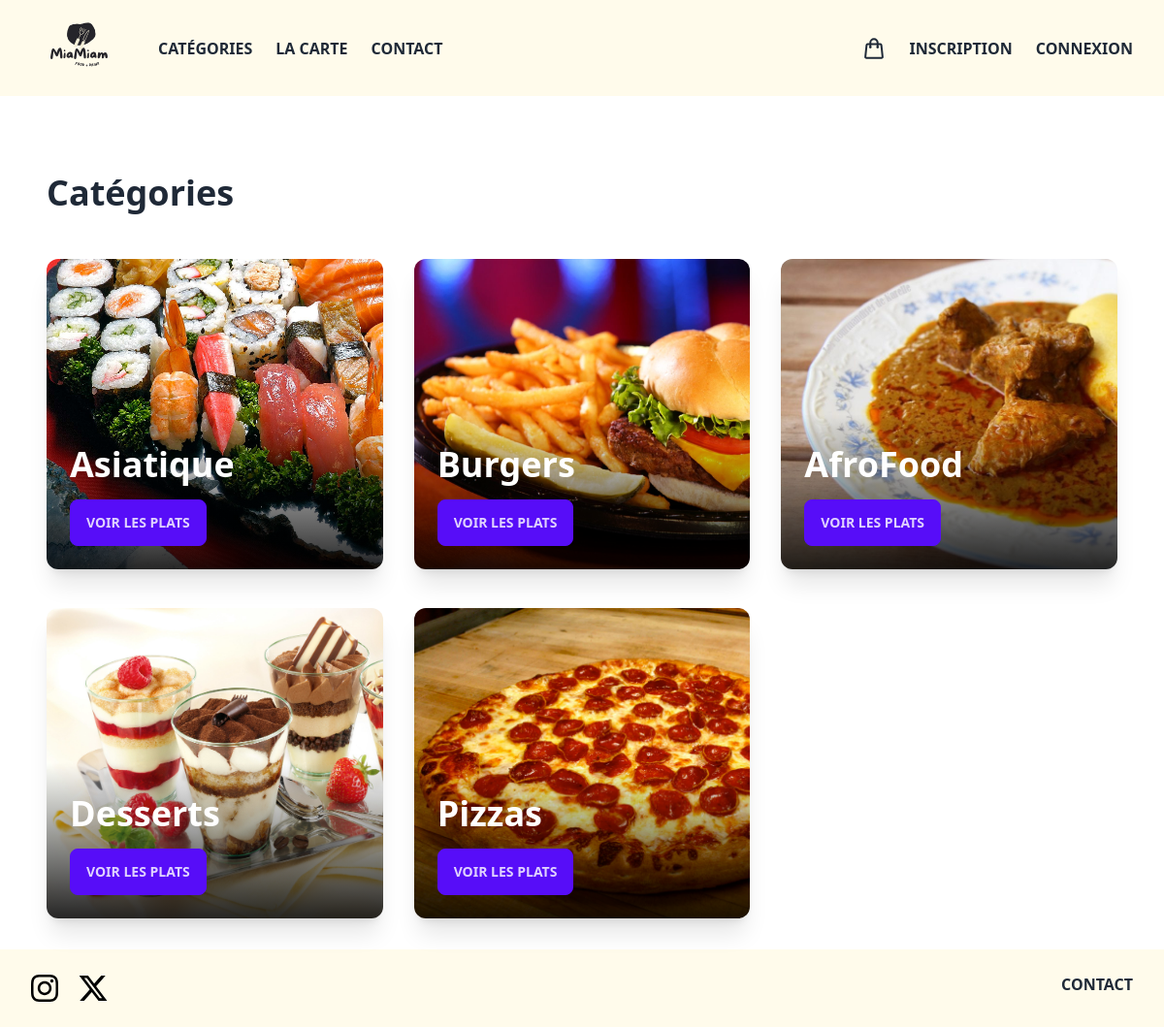
The app's page /categories.php, older data.
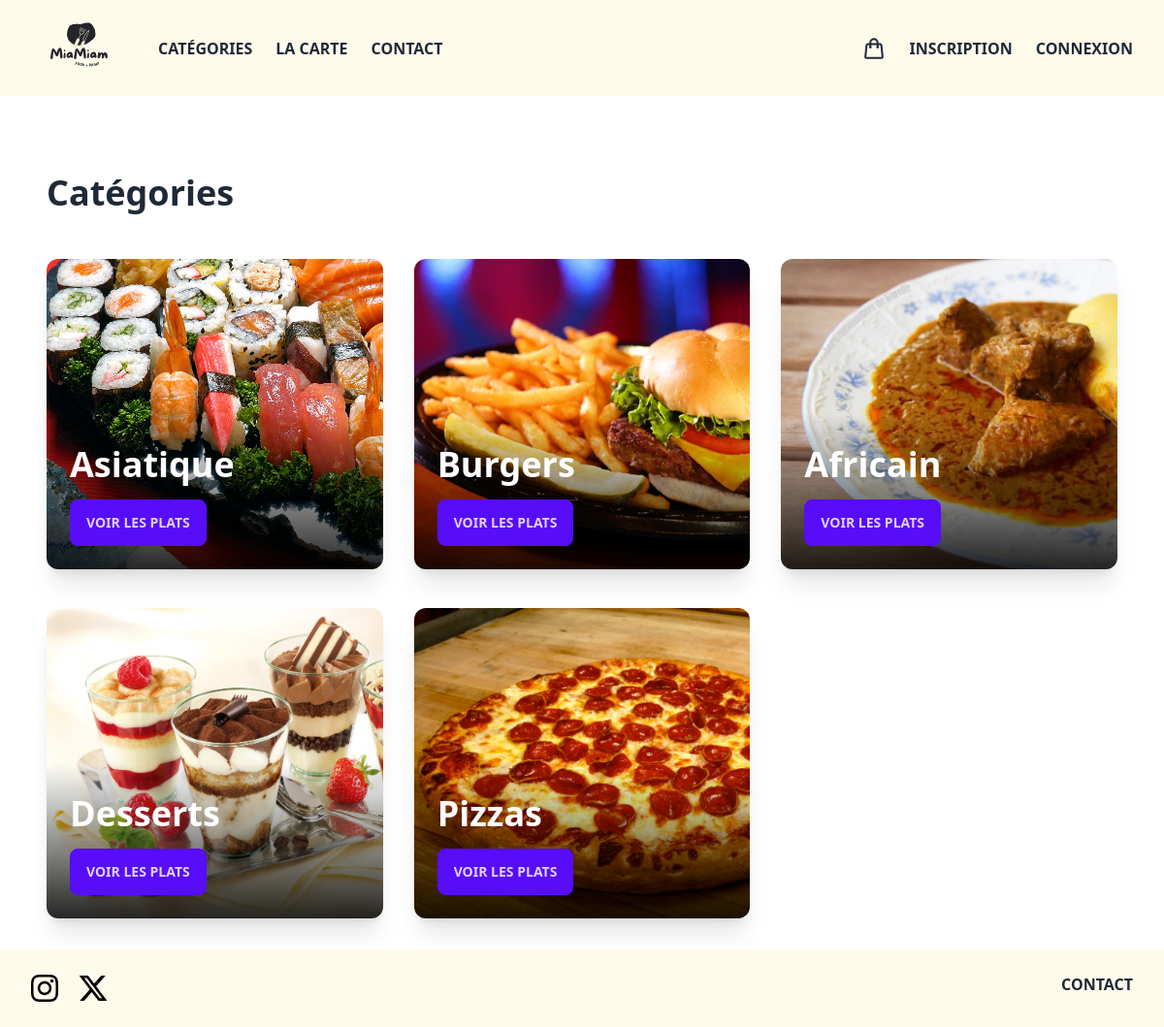
The same page, newer data.
### tables this page shows
CREATE TABLE IF NOT EXISTS `category` (
  `id` int UNSIGNED NOT NULL AUTO_INCREMENT,
  `title` varchar(100) NOT NULL,
  `image_name` varchar(250) NOT NULL,
  `featured` varchar(10) NOT NULL,
  `active` varchar(10) NOT NULL,
  PRIMARY KEY (`id`)
);

### categories.php (the view, shortened to what this page needs)
<?php
require("connection.php");
try {
    $sql = "SELECT * FROM category WHERE active = 'True'";
    $results = $conn->query($sql)->fetchAll();
} catch (PDOException $e) {
    echo $e->getMessage();
}
?>
<!DOCTYPE html>
<html lang="en">
<head>
    <link rel="stylesheet" href="css/output.css" />
</head>
<body>
    <?php require("components/header.php"); ?>
    <main class="mx-auto min-h-screen max-w-screen-xl px-12 py-8">
        <div class="mb-12">
            <h2 class="mt-12 text-4xl font-bold">Catégories</h2>
        </div>
        <div class="grid grid-cols-3 gap-x-8 gap-y-10 items-center mt-12">
            <?php foreach ($results as $result) { ?>
                <div class="h-[20rem] rounded-xl bg-no-repeat bg-cover relative shadow-xl" style="background: linear-gradient(to bottom, rgba(0, 0, 0, 0) 0%, rgba(0, 0, 0, 0) 50%, rgba(0, 0, 0, 0.85) 100%), url('assets/category/<?php echo $result["image_name"]; ?>') no-repeat; background-size: cover;">
                    <div class="absolute p-6 bottom-0">
                        <h2 class="text-4xl text-white font-semibold mb-4"><?php echo $result["title"]; ?></h2>
                        <a href="foods?category=<?php echo $result["id"]; ?>" class="btn btn-primary">Voir les plats</a>
                    </div>
                </div>
            <?php } ?>
        </div>
    </main>
    <?php require("components/footer.php"); ?>
</body>
</html>

Row changes from the older to the newer data that the page shows:
changed category: title "AfroFood" → "Africain"
